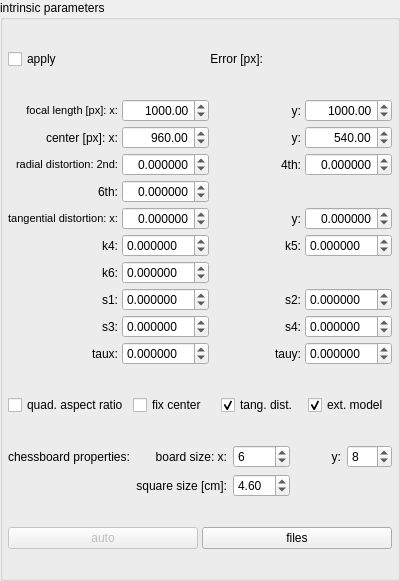
<?xml version="1.0" encoding="UTF-8"?>
<ui version="4.0">
 <class>IntrinsicBox</class>
 <widget class="QGroupBox" name="IntrinsicBox">
  <property name="geometry">
   <rect>
    <x>0</x>
    <y>0</y>
    <width>400</width>
    <height>581</height>
   </rect>
  </property>
  <property name="sizePolicy">
   <sizepolicy hsizetype="Expanding" vsizetype="Minimum">
    <horstretch>0</horstretch>
    <verstretch>0</verstretch>
   </sizepolicy>
  </property>
  <property name="minimumSize">
   <size>
    <width>300</width>
    <height>0</height>
   </size>
  </property>
  <property name="maximumSize">
   <size>
    <width>16777215</width>
    <height>16777215</height>
   </size>
  </property>
  <property name="windowTitle">
   <string>GroupBox</string>
  </property>
  <property name="title">
   <string>intrinsic parameters</string>
  </property>
  <layout class="QVBoxLayout" name="verticalLayout_12">
   <property name="leftMargin">
    <number>5</number>
   </property>
   <property name="topMargin">
    <number>5</number>
   </property>
   <property name="rightMargin">
    <number>5</number>
   </property>
   <property name="bottomMargin">
    <number>5</number>
   </property>
   <item>
    <layout class="QGridLayout" name="gridLayout_9">
     <property name="leftMargin">
      <number>0</number>
     </property>
     <property name="topMargin">
      <number>0</number>
     </property>
     <property name="spacing">
      <number>4</number>
     </property>
     <item row="0" column="0">
      <widget class="QCheckBox" name="apply">
       <property name="text">
        <string>apply</string>
       </property>
      </widget>
     </item>
     <item row="0" column="1">
      <widget class="QLabel" name="label_intr_error">
       <property name="text">
        <string>Error [px]:</string>
       </property>
       <property name="alignment">
        <set>Qt::AlignRight|Qt::AlignTrailing|Qt::AlignVCenter</set>
       </property>
      </widget>
     </item>
     <item row="0" column="2">
      <widget class="QLabel" name="intrError">
       <property name="text">
        <string/>
       </property>
      </widget>
     </item>
    </layout>
   </item>
   <item>
    <layout class="QGridLayout" name="_2" columnstretch="0,0,0,0">
     <property name="leftMargin">
      <number>0</number>
     </property>
     <property name="topMargin">
      <number>0</number>
     </property>
     <property name="rightMargin">
      <number>0</number>
     </property>
     <property name="bottomMargin">
      <number>0</number>
     </property>
     <property name="spacing">
      <number>4</number>
     </property>
     <item row="0" column="1">
      <widget class="PDoubleSpinBox" name="fx">
       <property name="alignment">
        <set>Qt::AlignRight</set>
       </property>
       <property name="decimals">
        <number>2</number>
       </property>
       <property name="minimum">
        <double>500.000000000000000</double>
       </property>
       <property name="maximum">
        <double>5000.000000000000000</double>
       </property>
       <property name="value">
        <double>1000.000000000000000</double>
       </property>
      </widget>
     </item>
     <item row="6" column="0">
      <widget class="QLabel" name="label_k6">
       <property name="text">
        <string>k6:</string>
       </property>
       <property name="alignment">
        <set>Qt::AlignRight|Qt::AlignTrailing|Qt::AlignVCenter</set>
       </property>
      </widget>
     </item>
     <item row="8" column="2">
      <widget class="QLabel" name="label_s4">
       <property name="text">
        <string>s4:</string>
       </property>
       <property name="alignment">
        <set>Qt::AlignRight|Qt::AlignTrailing|Qt::AlignVCenter</set>
       </property>
      </widget>
     </item>
     <item row="8" column="3">
      <widget class="PDoubleSpinBox" name="s4">
       <property name="decimals">
        <number>6</number>
       </property>
       <property name="minimum">
        <double>-5.000000000000000</double>
       </property>
       <property name="maximum">
        <double>5.000000000000000</double>
       </property>
      </widget>
     </item>
     <item row="7" column="3">
      <widget class="PDoubleSpinBox" name="s2">
       <property name="decimals">
        <number>6</number>
       </property>
       <property name="minimum">
        <double>-5.000000000000000</double>
       </property>
       <property name="maximum">
        <double>5.000000000000000</double>
       </property>
      </widget>
     </item>
     <item row="1" column="3">
      <widget class="PDoubleSpinBox" name="cy">
       <property name="alignment">
        <set>Qt::AlignRight</set>
       </property>
       <property name="decimals">
        <number>2</number>
       </property>
       <property name="minimum">
        <double>0.000000000000000</double>
       </property>
       <property name="maximum">
        <double>5000.000000000000000</double>
       </property>
       <property name="value">
        <double>540.000000000000000</double>
       </property>
      </widget>
     </item>
     <item row="4" column="1">
      <widget class="PDoubleSpinBox" name="tx">
       <property name="alignment">
        <set>Qt::AlignRight</set>
       </property>
       <property name="decimals">
        <number>6</number>
       </property>
       <property name="minimum">
        <double>-5.000000000000000</double>
       </property>
       <property name="maximum">
        <double>5.000000000000000</double>
       </property>
       <property name="singleStep">
        <double>0.001000000000000</double>
       </property>
      </widget>
     </item>
     <item row="1" column="0">
      <widget class="QLabel" name="label_3">
       <property name="layoutDirection">
        <enum>Qt::LeftToRight</enum>
       </property>
       <property name="text">
        <string>center [px]: x:</string>
       </property>
       <property name="alignment">
        <set>Qt::AlignRight|Qt::AlignTrailing|Qt::AlignVCenter</set>
       </property>
       <property name="buddy">
        <cstring>cx</cstring>
       </property>
      </widget>
     </item>
     <item row="2" column="1">
      <widget class="PDoubleSpinBox" name="r2">
       <property name="alignment">
        <set>Qt::AlignRight</set>
       </property>
       <property name="decimals">
        <number>6</number>
       </property>
       <property name="minimum">
        <double>-5.000000000000000</double>
       </property>
       <property name="maximum">
        <double>5.000000000000000</double>
       </property>
       <property name="singleStep">
        <double>0.010000000000000</double>
       </property>
      </widget>
     </item>
     <item row="4" column="3">
      <widget class="PDoubleSpinBox" name="ty">
       <property name="alignment">
        <set>Qt::AlignRight</set>
       </property>
       <property name="decimals">
        <number>6</number>
       </property>
       <property name="minimum">
        <double>-5.000000000000000</double>
       </property>
       <property name="maximum">
        <double>5.000000000000000</double>
       </property>
       <property name="singleStep">
        <double>0.001000000000000</double>
       </property>
      </widget>
     </item>
     <item row="2" column="2">
      <widget class="QLabel" name="label_6">
       <property name="text">
        <string>4th:</string>
       </property>
       <property name="alignment">
        <set>Qt::AlignRight|Qt::AlignTrailing|Qt::AlignVCenter</set>
       </property>
       <property name="buddy">
        <cstring>r4</cstring>
       </property>
      </widget>
     </item>
     <item row="4" column="0">
      <widget class="QLabel" name="label_7">
       <property name="font">
        <font>
         <pointsize>8</pointsize>
        </font>
       </property>
       <property name="layoutDirection">
        <enum>Qt::LeftToRight</enum>
       </property>
       <property name="text">
        <string>tangential distortion: x:</string>
       </property>
       <property name="alignment">
        <set>Qt::AlignRight|Qt::AlignTrailing|Qt::AlignVCenter</set>
       </property>
       <property name="buddy">
        <cstring>tx</cstring>
       </property>
      </widget>
     </item>
     <item row="8" column="1">
      <widget class="PDoubleSpinBox" name="s3">
       <property name="decimals">
        <number>6</number>
       </property>
       <property name="minimum">
        <double>-5.000000000000000</double>
       </property>
       <property name="maximum">
        <double>5.000000000000000</double>
       </property>
      </widget>
     </item>
     <item row="2" column="3">
      <widget class="PDoubleSpinBox" name="r4">
       <property name="alignment">
        <set>Qt::AlignRight</set>
       </property>
       <property name="decimals">
        <number>6</number>
       </property>
       <property name="minimum">
        <double>-5.000000000000000</double>
       </property>
       <property name="maximum">
        <double>5.000000000000000</double>
       </property>
       <property name="singleStep">
        <double>0.010000000000000</double>
       </property>
      </widget>
     </item>
     <item row="1" column="2">
      <widget class="QLabel" name="label_4">
       <property name="text">
        <string>y:</string>
       </property>
       <property name="alignment">
        <set>Qt::AlignRight|Qt::AlignTrailing|Qt::AlignVCenter</set>
       </property>
       <property name="buddy">
        <cstring>cy</cstring>
       </property>
      </widget>
     </item>
     <item row="7" column="2">
      <widget class="QLabel" name="label_s2">
       <property name="text">
        <string>s2:</string>
       </property>
       <property name="alignment">
        <set>Qt::AlignRight|Qt::AlignTrailing|Qt::AlignVCenter</set>
       </property>
      </widget>
     </item>
     <item row="6" column="1">
      <widget class="PDoubleSpinBox" name="k6">
       <property name="decimals">
        <number>6</number>
       </property>
       <property name="minimum">
        <double>-5.000000000000000</double>
       </property>
       <property name="maximum">
        <double>5.000000000000000</double>
       </property>
      </widget>
     </item>
     <item row="1" column="1">
      <widget class="PDoubleSpinBox" name="cx">
       <property name="alignment">
        <set>Qt::AlignRight</set>
       </property>
       <property name="decimals">
        <number>2</number>
       </property>
       <property name="minimum">
        <double>0.000000000000000</double>
       </property>
       <property name="maximum">
        <double>5000.000000000000000</double>
       </property>
       <property name="value">
        <double>960.000000000000000</double>
       </property>
      </widget>
     </item>
     <item row="0" column="0">
      <widget class="QLabel" name="label">
       <property name="font">
        <font>
         <pointsize>8</pointsize>
        </font>
       </property>
       <property name="layoutDirection">
        <enum>Qt::LeftToRight</enum>
       </property>
       <property name="text">
        <string>focal length [px]: x:</string>
       </property>
       <property name="scaledContents">
        <bool>false</bool>
       </property>
       <property name="alignment">
        <set>Qt::AlignRight|Qt::AlignTrailing|Qt::AlignVCenter</set>
       </property>
       <property name="buddy">
        <cstring>fx</cstring>
       </property>
      </widget>
     </item>
     <item row="0" column="2">
      <widget class="QLabel" name="label_2">
       <property name="text">
        <string>y:</string>
       </property>
       <property name="alignment">
        <set>Qt::AlignRight|Qt::AlignTrailing|Qt::AlignVCenter</set>
       </property>
       <property name="buddy">
        <cstring>fy</cstring>
       </property>
      </widget>
     </item>
     <item row="0" column="3">
      <widget class="PDoubleSpinBox" name="fy">
       <property name="alignment">
        <set>Qt::AlignRight</set>
       </property>
       <property name="decimals">
        <number>2</number>
       </property>
       <property name="minimum">
        <double>500.000000000000000</double>
       </property>
       <property name="maximum">
        <double>5000.000000000000000</double>
       </property>
       <property name="value">
        <double>1000.000000000000000</double>
       </property>
      </widget>
     </item>
     <item row="7" column="1">
      <widget class="PDoubleSpinBox" name="s1">
       <property name="decimals">
        <number>6</number>
       </property>
       <property name="minimum">
        <double>-5.000000000000000</double>
       </property>
       <property name="maximum">
        <double>5.000000000000000</double>
       </property>
      </widget>
     </item>
     <item row="8" column="0">
      <widget class="QLabel" name="label_s3">
       <property name="text">
        <string>s3:</string>
       </property>
       <property name="alignment">
        <set>Qt::AlignRight|Qt::AlignTrailing|Qt::AlignVCenter</set>
       </property>
      </widget>
     </item>
     <item row="2" column="0">
      <widget class="QLabel" name="label_5">
       <property name="font">
        <font>
         <pointsize>8</pointsize>
        </font>
       </property>
       <property name="layoutDirection">
        <enum>Qt::LeftToRight</enum>
       </property>
       <property name="text">
        <string>radial distortion: 2nd:</string>
       </property>
       <property name="alignment">
        <set>Qt::AlignRight|Qt::AlignTrailing|Qt::AlignVCenter</set>
       </property>
       <property name="buddy">
        <cstring>r2</cstring>
       </property>
      </widget>
     </item>
     <item row="5" column="0">
      <widget class="QLabel" name="label_k4">
       <property name="text">
        <string>k4:</string>
       </property>
       <property name="alignment">
        <set>Qt::AlignRight|Qt::AlignTrailing|Qt::AlignVCenter</set>
       </property>
      </widget>
     </item>
     <item row="5" column="2">
      <widget class="QLabel" name="label_k5">
       <property name="text">
        <string>k5:</string>
       </property>
       <property name="alignment">
        <set>Qt::AlignRight|Qt::AlignTrailing|Qt::AlignVCenter</set>
       </property>
      </widget>
     </item>
     <item row="7" column="0">
      <widget class="QLabel" name="label_s1">
       <property name="text">
        <string>s1:</string>
       </property>
       <property name="alignment">
        <set>Qt::AlignRight|Qt::AlignTrailing|Qt::AlignVCenter</set>
       </property>
      </widget>
     </item>
     <item row="3" column="0" alignment="Qt::AlignRight">
      <widget class="QLabel" name="label_64">
       <property name="layoutDirection">
        <enum>Qt::LeftToRight</enum>
       </property>
       <property name="text">
        <string>6th:</string>
       </property>
       <property name="alignment">
        <set>Qt::AlignRight|Qt::AlignTrailing|Qt::AlignVCenter</set>
       </property>
       <property name="buddy">
        <cstring>r2</cstring>
       </property>
      </widget>
     </item>
     <item row="5" column="3">
      <widget class="PDoubleSpinBox" name="k5">
       <property name="decimals">
        <number>6</number>
       </property>
       <property name="minimum">
        <double>-5.000000000000000</double>
       </property>
       <property name="maximum">
        <double>5.000000000000000</double>
       </property>
      </widget>
     </item>
     <item row="5" column="1">
      <widget class="PDoubleSpinBox" name="k4">
       <property name="decimals">
        <number>6</number>
       </property>
       <property name="minimum">
        <double>-5.000000000000000</double>
       </property>
       <property name="maximum">
        <double>5.000000000000000</double>
       </property>
      </widget>
     </item>
     <item row="3" column="1">
      <widget class="PDoubleSpinBox" name="r6">
       <property name="alignment">
        <set>Qt::AlignRight</set>
       </property>
       <property name="decimals">
        <number>6</number>
       </property>
       <property name="minimum">
        <double>-5.000000000000000</double>
       </property>
       <property name="maximum">
        <double>5.000000000000000</double>
       </property>
       <property name="singleStep">
        <double>0.010000000000000</double>
       </property>
      </widget>
     </item>
     <item row="4" column="2">
      <widget class="QLabel" name="label_8">
       <property name="text">
        <string>y:</string>
       </property>
       <property name="alignment">
        <set>Qt::AlignRight|Qt::AlignTrailing|Qt::AlignVCenter</set>
       </property>
       <property name="buddy">
        <cstring>ty</cstring>
       </property>
      </widget>
     </item>
     <item row="9" column="0">
      <widget class="QLabel" name="label_taux">
       <property name="text">
        <string>taux:</string>
       </property>
       <property name="alignment">
        <set>Qt::AlignRight|Qt::AlignTrailing|Qt::AlignVCenter</set>
       </property>
      </widget>
     </item>
     <item row="9" column="2">
      <widget class="QLabel" name="label_tauy">
       <property name="text">
        <string>tauy:</string>
       </property>
       <property name="alignment">
        <set>Qt::AlignRight|Qt::AlignTrailing|Qt::AlignVCenter</set>
       </property>
      </widget>
     </item>
     <item row="9" column="1">
      <widget class="PDoubleSpinBox" name="taux">
       <property name="decimals">
        <number>6</number>
       </property>
       <property name="minimum">
        <double>-5.000000000000000</double>
       </property>
       <property name="maximum">
        <double>5.000000000000000</double>
       </property>
      </widget>
     </item>
     <item row="9" column="3">
      <widget class="PDoubleSpinBox" name="tauy">
       <property name="decimals">
        <number>6</number>
       </property>
       <property name="minimum">
        <double>-5.000000000000000</double>
       </property>
       <property name="maximum">
        <double>5.000000000000000</double>
       </property>
      </widget>
     </item>
    </layout>
   </item>
   <item>
    <layout class="QGridLayout" name="_3">
     <property name="leftMargin">
      <number>0</number>
     </property>
     <property name="topMargin">
      <number>0</number>
     </property>
     <property name="rightMargin">
      <number>0</number>
     </property>
     <property name="bottomMargin">
      <number>0</number>
     </property>
     <property name="spacing">
      <number>4</number>
     </property>
     <item row="0" column="2">
      <widget class="QCheckBox" name="tangDist">
       <property name="text">
        <string>tang. dist.</string>
       </property>
       <property name="checked">
        <bool>true</bool>
       </property>
      </widget>
     </item>
     <item row="0" column="0">
      <widget class="QCheckBox" name="quadAspectRatio">
       <property name="text">
        <string>quad. aspect ratio</string>
       </property>
      </widget>
     </item>
     <item row="0" column="1">
      <widget class="QCheckBox" name="fixCenter">
       <property name="text">
        <string>fix center</string>
       </property>
      </widget>
     </item>
     <item row="0" column="3">
      <widget class="QCheckBox" name="extModelCheckBox">
       <property name="toolTip">
        <string>Perform calibration with extended parameter set (14 instead of 5)</string>
       </property>
       <property name="text">
        <string>ext. model</string>
       </property>
       <property name="checked">
        <bool>true</bool>
       </property>
      </widget>
     </item>
    </layout>
   </item>
   <item>
    <layout class="QGridLayout" name="ChessboardPropertiesLayout">
     <item row="4" column="1">
      <widget class="QLabel" name="squareSizeLabel">
       <property name="text">
        <string>square size [cm]:</string>
       </property>
       <property name="alignment">
        <set>Qt::AlignRight|Qt::AlignTrailing|Qt::AlignVCenter</set>
       </property>
      </widget>
     </item>
     <item row="3" column="0">
      <widget class="QLabel" name="chessboardProperties">
       <property name="text">
        <string>chessboard properties:</string>
       </property>
      </widget>
     </item>
     <item row="3" column="1">
      <widget class="QLabel" name="boardSizeXLabel">
       <property name="text">
        <string>board size: x:</string>
       </property>
       <property name="alignment">
        <set>Qt::AlignRight|Qt::AlignTrailing|Qt::AlignVCenter</set>
       </property>
      </widget>
     </item>
     <item row="4" column="2">
      <widget class="PDoubleSpinBox" name="squareSize">
       <property name="singleStep">
        <double>0.100000000000000</double>
       </property>
       <property name="value">
        <double>4.600000000000000</double>
       </property>
      </widget>
     </item>
     <item row="3" column="3">
      <widget class="QLabel" name="boardSizeYLabel">
       <property name="text">
        <string>y:</string>
       </property>
       <property name="alignment">
        <set>Qt::AlignRight|Qt::AlignTrailing|Qt::AlignVCenter</set>
       </property>
      </widget>
     </item>
     <item row="3" column="2">
      <widget class="PSpinBox" name="boardSizeX">
       <property name="toolTip">
        <string>Number of inner corners in a row</string>
       </property>
       <property name="value">
        <number>6</number>
       </property>
      </widget>
     </item>
     <item row="3" column="4">
      <widget class="PSpinBox" name="boardSizeY">
       <property name="toolTip">
        <string>Number of inner corners in a column</string>
       </property>
       <property name="value">
        <number>8</number>
       </property>
      </widget>
     </item>
    </layout>
   </item>
   <item>
    <layout class="QGridLayout" name="_4">
     <property name="leftMargin">
      <number>0</number>
     </property>
     <property name="topMargin">
      <number>0</number>
     </property>
     <property name="rightMargin">
      <number>0</number>
     </property>
     <property name="bottomMargin">
      <number>0</number>
     </property>
     <property name="spacing">
      <number>4</number>
     </property>
     <item row="0" column="1">
      <widget class="QPushButton" name="calibFiles">
       <property name="text">
        <string>files</string>
       </property>
      </widget>
     </item>
     <item row="0" column="0">
      <widget class="QPushButton" name="autoCalib">
       <property name="enabled">
        <bool>false</bool>
       </property>
       <property name="text">
        <string>auto</string>
       </property>
      </widget>
     </item>
    </layout>
   </item>
  </layout>
 </widget>
 <customwidgets>
  <customwidget>
   <class>PDoubleSpinBox</class>
   <extends>QDoubleSpinBox</extends>
   <header>pdoublespinbox.h</header>
  </customwidget>
  <customwidget>
   <class>PSpinBox</class>
   <extends>QSpinBox</extends>
   <header>pspinbox.h</header>
  </customwidget>
 </customwidgets>
 <resources/>
 <connections/>
</ui>
